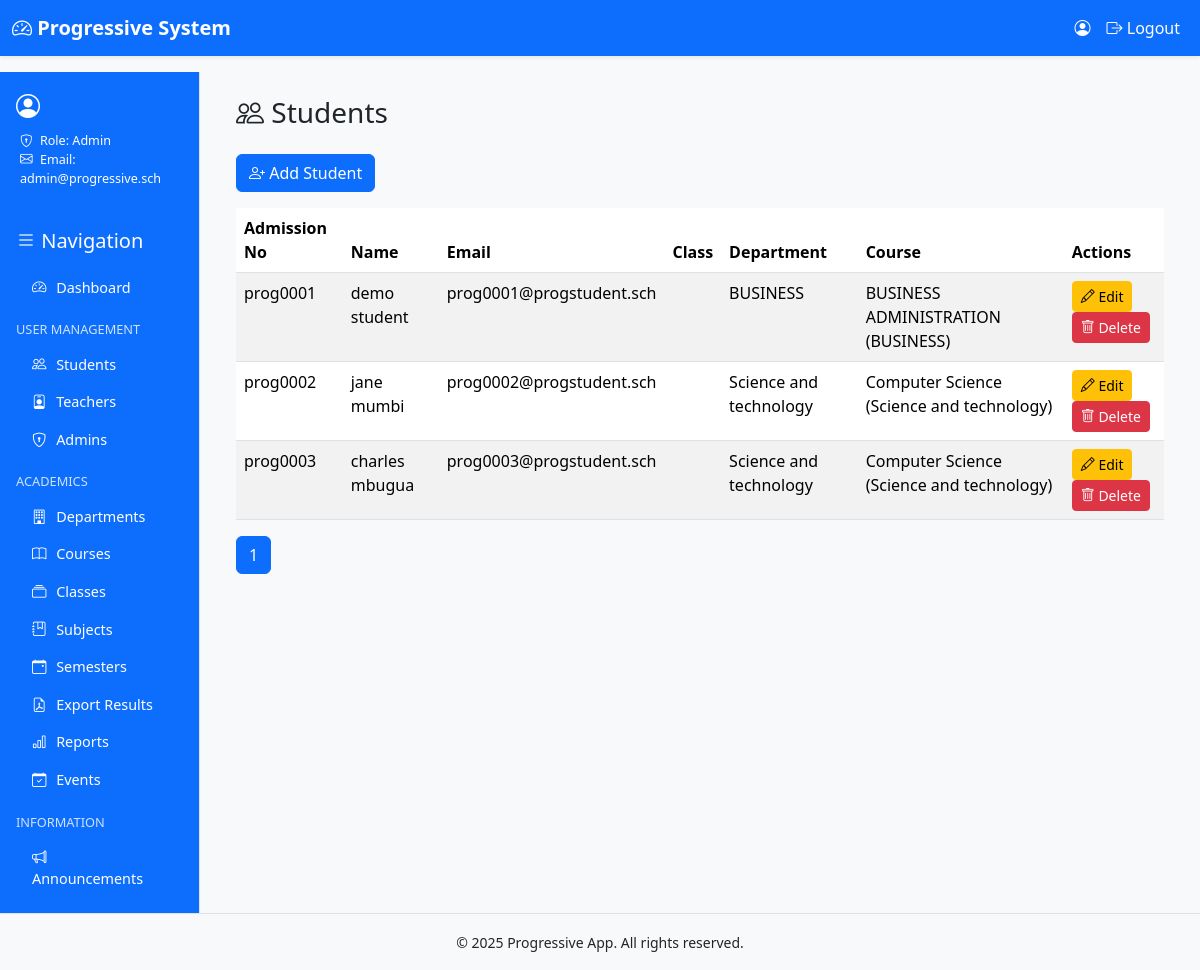
Page /students/ (signed in) on the committed database.
### progressive_app/models.py (models this page shows, shortened)
class User(AbstractUser):
    ROLE_CHOICES = [
        ("admin", "Admin"),
        ("teacher", "Teacher"),
        ("student", "Student"),
    ]
    role = models.CharField(max_length=20, choices=ROLE_CHOICES)
    admission_number = models.CharField(max_length=20, blank=True, null=True, unique=True)
    department = models.ForeignKey("Department", on_delete=models.SET_NULL, null=True, blank=True)
    course = models.ForeignKey("Course", on_delete=models.SET_NULL, null=True, blank=True)
    school_class = models.ForeignKey("SchoolClass", on_delete=models.SET_NULL, null=True, blank=True)
    semester = models.ForeignKey("Semester", on_delete=models.SET_NULL, null=True, blank=True)

class Department(models.Model):
    name = models.CharField(max_length=100, unique=True)
    def __str__(self):
        return self.name

class Course(models.Model):
    name = models.CharField(max_length=100)
    department = models.ForeignKey(Department, on_delete=models.CASCADE, related_name="courses")
    def __str__(self):
        return f"{self.name} ({self.department.name})"

### progressive_app/views.py (the view)
# urls.py: path("students/", views.students_list, name="students_list"),
@login_required
def students_list(request):
    if not require_role(request.user, ["admin"]):
        return forbid_or_redirect_login(request)
    q = request.GET.get("q", "")
    qs = User.objects.filter(role="student").order_by("admission_number", "email")
    if q:
        qs = qs.filter(Q(email__icontains=q) | Q(admission_number__icontains=q))
    paginator = Paginator(qs, 20)
    page_obj = paginator.get_page(request.GET.get("page"))
    return render(request, "admin/students_list.html", {"page_obj": page_obj, "q": q})

### progressive_app/views.py (called while the page is built)
def require_role(user, allowed_roles):
    return user.is_authenticated and user.role in allowed_roles

### progressive_app/templates/admin/students_list.html (shortened to what this page needs)
{% extends 'base.html' %}
{% block content %}
<div class="container">
  <h3 class="mb-4"><i class="bi bi-people"></i> Students</h3>
  <a href="{% url 'progressive_app:student_create' %}" class="btn btn-primary mb-3">
    <i class="bi bi-person-plus"></i> Add Student
  </a>
  <table class="table table-striped table-hover">
    <thead>
      <tr>
        <th>Admission No</th>
        <th>Name</th>
        <th>Email</th>
        <th>Class</th>
        <th>Department</th>
        <th>Course</th>
        <th>Actions</th>
      </tr>
    </thead>
    <tbody>
      {% for student in page_obj %}
      <tr>
        <td>{{ student.admission_number }}</td>
        <td>{{ student.first_name }} {{ student.last_name }}</td>
        <td>{{ student.email }}</td>
        <td>{{ student.student_class }}</td>
        <td>{{ student.department }}</td>
        <td>{{ student.course }}</td>
        <td>
          <a href="{% url 'progressive_app:student_update' student.id %}" class="btn btn-sm btn-warning">
            <i class="bi bi-pencil"></i> Edit
          </a>
          <a href="{% url 'progressive_app:student_delete' student.id %}" class="btn btn-sm btn-danger">
            <i class="bi bi-trash"></i> Delete
          </a>
        </td>
      </tr>
      {% empty %}
      <tr>
        <td colspan="7" class="text-center">No students found.</td>
      </tr>
      {% endfor %}
    </tbody>
  </table>
  <nav>
    <ul class="pagination">
      <li class="page-item active"><span class="page-link">{{ page_obj.number }}</span></li>
    </ul>
  </nav>
</div>
{% endblock %}

### progressive_app/templates/base.html (shortened to what this page needs)
{% load static %}
<!doctype html>
<html lang="en">
  <head>
    <link href="https://cdn.jsdelivr.net/npm/bootstrap@5.3.2/dist/css/bootstrap.min.css" rel="stylesheet">
    <link href="https://cdn.jsdelivr.net/npm/bootstrap-icons@1.11.1/font/bootstrap-icons.css" rel="stylesheet">
    <link rel="stylesheet" href="{% static 'css/theme.css' %}">
  </head>
<body class="d-flex flex-column min-vh-100">
    <nav class="navbar navbar-expand-lg shadow-sm bg-light">
      <div class="container-fluid">
        <a class="navbar-brand" href="{% url 'progressive_app:dashboard' %}">
          <i class="bi bi-speedometer2"></i> Progressive System
        </a>
        <div class="collapse navbar-collapse" id="navbarNav">
          <ul class="navbar-nav ms-auto">
            {% if user.is_authenticated %}
              <li class="nav-item">
                <span class="nav-link">
                  <i class="bi bi-person-circle"></i> {{ user.first_name }} {{ user.last_name }}
                </span>
              </li>
              <li class="nav-item">
                <a class="nav-link text-warning" href="{% url 'progressive_app:logout' %}">
                  <i class="bi bi-box-arrow-right"></i> Logout
                </a>
              </li>
            {% else %}
              <li class="nav-item">
                <a class="nav-link" href="{% url 'progressive_app:login' %}">
                  <i class="bi bi-box-arrow-in-right"></i> Login
                </a>
              </li>
            {% endif %}
          </ul>
        </div>
      </div>
    </nav>
   <div class="container-fluid flex-grow-1">
      <div class="row min-vh-100">
        <div class="col-md-3 col-lg-2 sidebar bg-primary text-white p-3 d-flex flex-column">
          <div class="profile-box mb-4">
            <div class="d-flex align-items-center mb-2">
              <i class="bi bi-person-circle fs-4 me-2"></i>
            </div>
            <ul class="list-unstyled small ms-1">
              {% if user.role == 'student' %}
                <li><i class="bi bi-card-list me-1"></i> Admission: {{ user.admission_number }}</li>
                <li><i class="bi bi-collection me-1"></i> Class: {{ user.school_class.name }}</li>
                <li><i class="bi bi-building me-1"></i> Department: {{ user.department.name }}</li>
                <li><i class="bi bi-journal-bookmark me-1"></i> Course: {{ user.course.name }}</li>
              {% elif user.role == 'teacher' %}
                <li><i class="bi bi-building me-1"></i> Department: {{ user.department.name }}</li>
                <li><i class="bi bi-envelope me-1"></i> Email: {{ user.email }}</li>
              {% elif user.role == 'admin' %}
                <li><i class="bi bi-shield-lock me-1"></i> Role: Admin</li>
                <li><i class="bi bi-envelope me-1"></i> Email: {{ user.email }}</li>
              {% endif %}
            </ul>
          </div>
          <h5 class="mb-3"><i class="bi bi-list"></i> Navigation</h5>
          <div class="list-group list-group-flush flex-grow-1">
            <a href="{% url 'progressive_app:dashboard' %}" class="list-group-item list-group-item-action bg-primary text-white">
              <i class="bi bi-speedometer2"></i> Dashboard
            </a>
            {% if user.role == 'admin' %}
              <h6 class="mt-3 mb-2">User Management</h6>
              <a href="{% url 'progressive_app:students_list' %}" class="list-group-item bg-primary text-white"><i class="bi bi-people"></i> Students</a>
              <a href="{% url 'progressive_app:teachers_list' %}" class="list-group-item bg-primary text-white"><i class="bi bi-person-badge"></i> Teachers</a>
              <a href="{% url 'progressive_app:admins_list' %}" class="list-group-item bg-primary text-white"><i class="bi bi-shield-lock"></i> Admins</a>
              <h6 class="mt-3 mb-2">Academics</h6>
              <a href="{% url 'progressive_app:departments_list' %}" class="list-group-item bg-primary text-white"><i class="bi bi-building"></i> Departments</a>
              <a href="{% url 'progressive_app:courses_list' %}" class="list-group-item bg-primary text-white"><i class="bi bi-book"></i> Courses</a>
              <a href="{% url 'progressive_app:classes_list' %}" class="list-group-item bg-primary text-white"><i class="bi bi-collection"></i> Classes</a>
              <a href="{% url 'progressive_app:subjects_list' %}" class="list-group-item bg-primary text-white"><i class="bi bi-journal-bookmark"></i> Subjects</a>
              <a href="{% url 'progressive_app:semesters_list' %}" class="list-group-item bg-primary text-white"><i class="bi bi-calendar-event"></i> Semesters</a>
              <a href="{% url 'progressive_app:admin_results_pdf' %}" class="list-group-item bg-primary text-white"><i class="bi bi-file-earmark-pdf"></i> Export Results</a>
              <a href="{% url 'progressive_app:reports' %}" class="list-group-item bg-primary text-white"><i class="bi bi-bar-chart"></i> Reports</a>
              <a href="{% url 'progressive_app:events_list' %}" class="list-group-item bg-primary text-white"><i class="bi bi-calendar-check"></i> Events</a>
            {% endif %}
            <h6 class="mt-3 mb-2">Information</h6>
            <a href="{% url 'progressive_app:announcements_list' %}" class="list-group-item bg-primary text-white"><i class="bi bi-megaphone"></i> Announcements</a>
          </div>
        </div>
        <main class="col-md-9 col-lg-10 p-4">
          {% block content %}{% endblock %}
        </main>
      </div>
    </div>
    <footer class="bg-light text-center py-3 border-top mt-auto">
      <small>&copy; {% now "Y" %} Progressive App. All rights reserved.</small>
    </footer>
  </body>
</html>

### static/css/theme.css (style rules this page uses)
:root { --prog-blue: #0d6efd; }
.btn-primary { background: var(--prog-blue); border-color: var(--prog-blue); }
a { text-decoration: none; }
body { font-family: "Segoe UI", Roboto, Helvetica, Arial, sans-serif; background-color: #f8f9fa; }
.navbar { background-color: #0d6efd !important; }
.navbar-brand { font-weight: bold; color: #fff !important; }
.navbar .nav-link { color: #fff !important; }
.sidebar { min-height: 100vh; border-right: 1px solid #dee2e6; background-color: #0d6efd; }
.sidebar h5, .sidebar h6 { color: #fff; }
.list-group-item { background-color: #0d6efd; color: #fff; border: none; }
.list-group-item i { margin-right: 6px; }
.btn-primary { background-color: #0d6efd; border-color: #0d6efd; }
.sidebar { font-size: 0.9rem; }
.sidebar .list-group-item { background-color: #0d6efd; color: #fff; border: none; }
.sidebar h6 { font-size: 0.8rem; text-transform: uppercase; margin-top: 1rem; margin-bottom: 0.5rem; color: #cfe2ff; }

### rows in the picture
User: email "admin@progressive.sch"
User: admission_number "prog0001", first_name "demo", last_name "student", email "prog0001@progstudent.sch", department "BUSINESS", course "BUSINESS ADMINISTRATION (BUSINESS)"
User: admission_number "prog0002", first_name "jane", last_name "mumbi", email "prog0002@progstudent.sch", department "Science and technology", course "Computer Science (Science and technology)"
User: admission_number "prog0003", first_name "charles", last_name "mbugua", email "prog0003@progstudent.sch", department "Science and technology", course "Computer Science (Science and technology)"

### other values in the picture
{{ page_obj.number }} "1"
